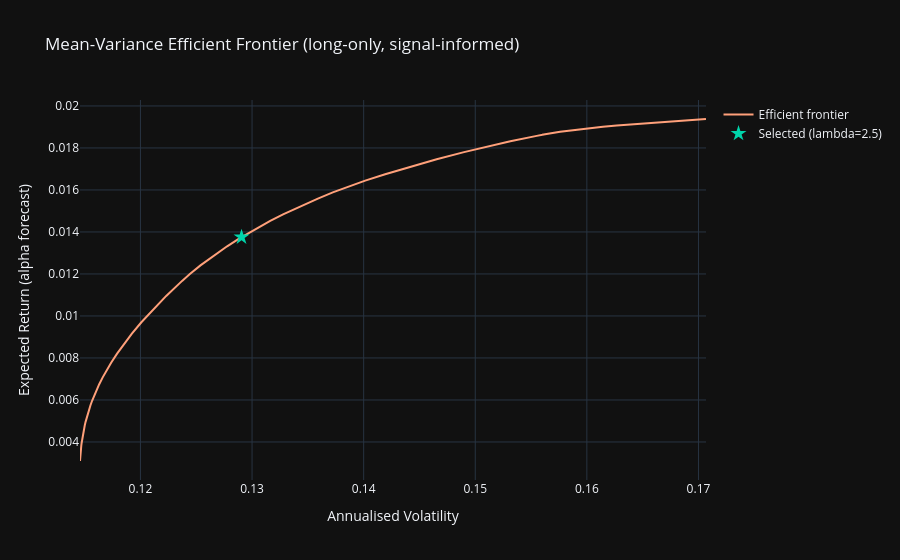

The code cell stored with this chart in its notebook:
### Code cell
lambdas = np.logspace(-1, 2, 80)
frontier_vols, frontier_rets = [], []

for lam in lambdas:
    res = optimize.minimize(
        lambda w, lam=lam: -(w @ mu_hat - (lam / 2) * w @ cov_ann @ w),
        x0=np.ones(N) / N,
        method='SLSQP',
        bounds=[(0, 1)] * N,
        constraints={'type': 'eq', 'fun': lambda w: w.sum() - 1}
    )
    w = res.x
    frontier_vols.append(np.sqrt(w @ cov_ann @ w))
    frontier_rets.append(w @ mu_hat)

fig = go.Figure()
fig.add_trace(go.Scatter(
    x=frontier_vols, y=frontier_rets, mode='lines',
    line=dict(color='lightsalmon', width=2),
    name='Efficient frontier'
))
fig.add_trace(go.Scatter(
    x=[stats_con['vol']], y=[stats_con['exp_return']],
    mode='markers',
    marker=dict(size=12, color='#00d4aa', symbol='star'),
    name='Selected (lambda={})'.format(RISK_AVERSION)
))
fig.update_layout(
    title='Mean-Variance Efficient Frontier (long-only, signal-informed)',
    xaxis_title='Annualised Volatility',
    yaxis_title='Expected Return (alpha forecast)',
    template='plotly_dark'
)
fig.show()

### Figure 1 — Plotly figure (JSON) as saved in the notebook; plotly's stock layout.template omitted (floating-point values rounded to 4 significant figures)
{"data": [{"line": {"color": "lightsalmon", "width": 2}, "mode": "lines", "name": "Efficient frontier", "type": "scatter", "x": [0.1707, 0.1707, 0.1707, 0.1707, 0.1707, 0.1707, 0.1707, 0.1707, 0.1703, 0.1679, 0.1659, 0.1641, 0.1627, 0.1614, 0.1604, 0.1595, 0.1588, 0.1581, 0.1576, 0.156, 0.156, 0.1561, 0.1555, 0.1531, 0.1506, 0.149, 0.1465, 0.144, 0.1419, 0.1401, 0.1387, 0.1372, 0.1359, 0.1342, 0.1328, 0.1316, 0.1303, 0.1288, 0.1278, 0.1265, 0.1254, 0.1244, 0.1237, 0.1223, 0.1211, 0.1201, 0.1192, 0.1185, 0.1179, 0.1174, 0.117, 0.1166, 0.1163, 0.1161, 0.1158, 0.1157, 0.1155, 0.1154, 0.1153, 0.1152, 0.1151, 0.115, 0.1149, 0.1149, 0.1148, 0.1148, 0.1148, 0.1147, 0.1147, 0.1147, 0.1147, 0.1146, 0.1146, 0.1146, 0.1146, 0.1146, 0.1146, 0.1146, 0.1146, 0.1146], "y": [0.01938, 0.01938, 0.01938, 0.01938, 0.01938, 0.01938, 0.01938, 0.01938, 0.01937, 0.01928, 0.0192, 0.01913, 0.01906, 0.01901, 0.01895, 0.0189, 0.01885, 0.01881, 0.01877, 0.01862, 0.01863, 0.01864, 0.01858, 0.01831, 0.01801, 0.0178, 0.01746, 0.01709, 0.01675, 0.01644, 0.01617, 0.01588, 0.01559, 0.0152, 0.01484, 0.01453, 0.01413, 0.01366, 0.01332, 0.01284, 0.01241, 0.01199, 0.01167, 0.01096, 0.0103, 0.0097, 0.009159, 0.008658, 0.008209, 0.007784, 0.007421, 0.007076, 0.00675, 0.006471, 0.006206, 0.005963, 0.005738, 0.005541, 0.005333, 0.005129, 0.004957, 0.004784, 0.004628, 0.004479, 0.004327, 0.004188, 0.004054, 0.003938, 0.003826, 0.003728, 0.003643, 0.003545, 0.003476, 0.003406, 0.003338, 0.003291, 0.003233, 0.003174, 0.003146, 0.003094]}, {"marker": {"color": "#00d4aa", "size": 12, "symbol": "star"}, "mode": "markers", "name": "Selected (lambda=2.5)", "type": "scatter", "x": [0.1291], "y": [0.01375]}], "layout": {"title": {"text": "Mean-Variance Efficient Frontier (long-only, signal-informed)"}, "xaxis": {"title": {"text": "Annualised Volatility"}}, "yaxis": {"title": {"text": "Expected Return (alpha forecast)"}}}}
